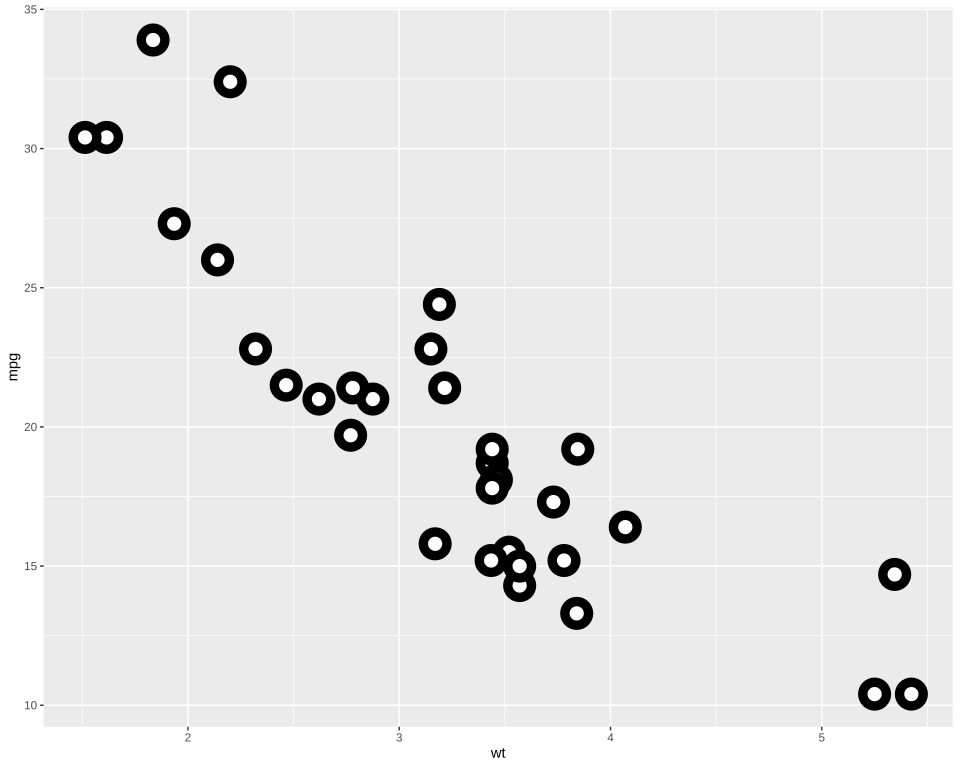

Write the R code that produced this figure.
# The plot test/golden/point_fill_stroke.svg draws, drawn by ggplot2 itself, as ggplot2's own
# visual tests draw their snapshots: the independent check on that golden whenever it changes. The
# suite never runs this; it needs R, ggplot2 and vdiffr, saved as the Docker image
# giggly-r:ggplot2-4.0.3. From the repository's root:
#
#   docker run --rm -v "$PWD/test/golden":/golden:ro giggly-r:ggplot2-4.0.3 \
#     Rscript /golden/point_fill_stroke.R > point_fill_stroke.ggplot2.svg
#
# and compare the two drawings element by element, as test/golden/point.R describes.
#
# geom_point()'s example of a point's fill and border, on mtcars: shape 21, outlined black and
# filled white, 5 mm with a 5 mm stroke, which draws a 2.5 mm outline and makes the circle bigger.
# First checked with ggplot2 4.0.3 and vdiffr 1.0.9: every element matches, in the
# same order, the x axis drawn before the y as test/golden/point.R describes, and every clip path.

library(ggplot2)

plot <- ggplot(mtcars, aes(wt, mpg)) +
  geom_point(shape = 21, colour = "black", fill = "white", size = 5, stroke = 5) +
  theme_gray()

file <- tempfile(fileext = ".svg")
vdiffr::write_svg(plot, file)
cat(readLines(file), sep = "\n")
